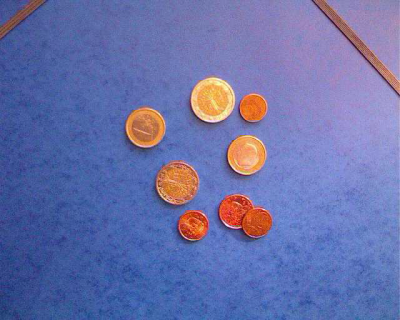
%> input picture TD4_22.09.2021/Louis/pieces.png, 400 x 320 px
$ octave TD4_Exo7.m   (GNU Octave 9; MATLAB toolbox functions it lacks are replaced by stand-ins)
%> lines starting %> are read from the running program, lines starting %| are printed output that depends on the picture; in (x1, y1, x2, y2) boxes, pixels count from 0 and x2, y2 are one past the last pixel; in counts of white or black regions, pixels touching at a corner belong together; the program's own positions count from 1
clear all;
close all;

I = imread('pieces.png');
%> I is the input picture: size 320x400x3 uint8; mean R, G, B 104.7, 112.8, 169.8
I2 = I;
figure();
imshow(I);

B = strel('square',5); %élément de structure : masque binaire
%On peut choisir différentes formes : ’diamond’, ’square’, ’line’ et modifier
%sa taille

IRouge = I(:,:,1);
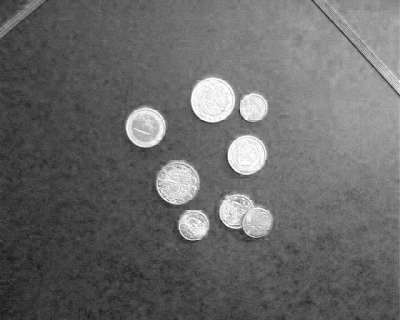
%> IRouge: size 320x400 uint8; min 24, max 255, mean 104.7
IVert = I(:,:,2);
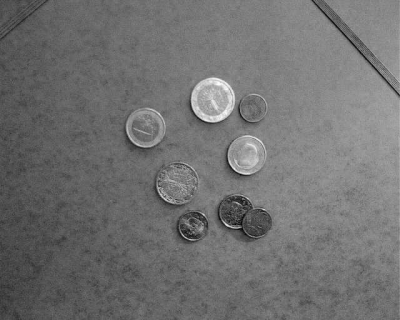
%> IVert: size 320x400 uint8; min 3, max 251, mean 112.8
IBleu = I(:,:,3);
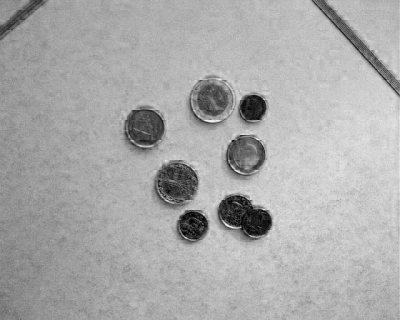
%> IBleu: size 320x400 uint8; min 0, max 249, mean 169.8

figure()
subplot(1,3,1); imshow(IRouge); title('Plan rouge');
subplot(1,3,2); imshow(IVert); title('Plan vert');
subplot(1,3,3); imshow(IBleu); title('Plan bleu');

%On choisit le plan rouge car on distingue mieux les pièces
IPlanChoisi_double = double(IRouge);

seuil = 200;
Iseuil = (IPlanChoisi_double > seuil);
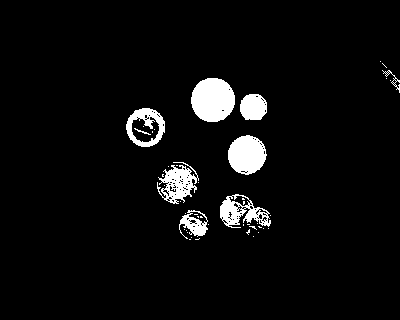
%> Iseuil: size 320x400 logical; 4.9% white; 46 white regions (37 under 20 px), largest, box (x1, y1, x2, y2) and area: (191, 78, 235, 122) 1533, (228, 135, 267, 175) 1160, (157, 162, 199, 204) 895
figure();
imshow(Iseuil);

Iseuil_dilate = imdilate(Iseuil, B); %Permet de dilater une image I avec le masque B
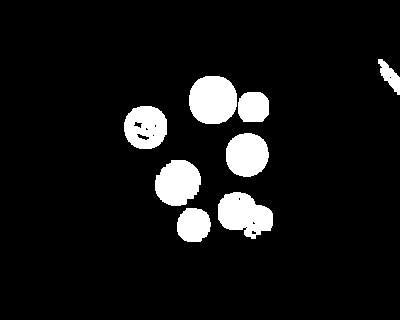
%> Iseuil_dilate: size 320x400 logical; 8.1% white; 8 white regions, largest, box (x1, y1, x2, y2) and area: (189, 76, 237, 124) 1904, (218, 192, 273, 239) 1760, (155, 160, 201, 206) 1630
%ou sinon imfill(I)

figure();
imshow(Iseuil_dilate);

Test1 = bwmorph(Iseuil_dilate, 'skel', Inf);
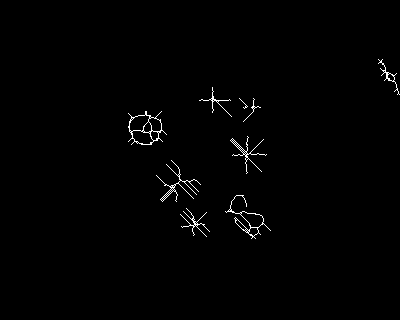
%> Test1: size 320x400 logical; 0.84% white in thin lines or dots, all inside (x1, y1, x2, y2) = (128, 59, 400, 239)
Test2 = bwmorph(Iseuil_dilate, 'skel', 10);
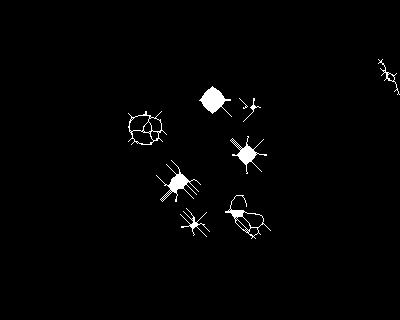
%> Test2: size 320x400 logical; 1.5% white; 9 white regions (1 under 20 px), largest, box (x1, y1, x2, y2) and area: (199, 86, 232, 117) 441, (156, 160, 201, 202) 367, (230, 136, 267, 174) 327

figure();
subplot(1,2,1); imshow(Test1);
subplot(1,2,2); imshow(Test2);
